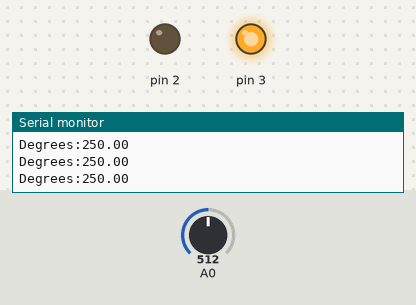
Recording of a sketch running on a simulated Arduino Uno, built with avr-gcc and run on an emulated ATmega328P. Shown: output pins drawn as LEDs (lit = HIGH), the last lines printed to the serial monitor. Inputs (shaded band) come from the test bench; at power-on: A0 = 512.

Above: at 1.3 s.
1.4 s: A0 set to 79
2.9 s: A0 set to 68
At 3.4 s:
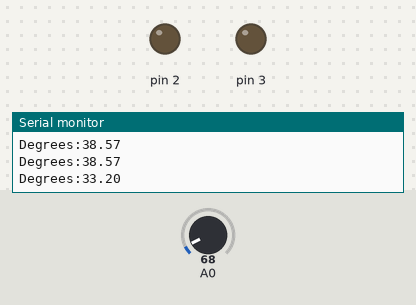
4.5 s: A0 set to 122
At 5.7 s:
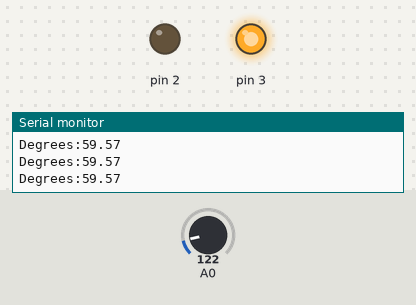
6.0 s: A0 set to 25
At 7.0 s:
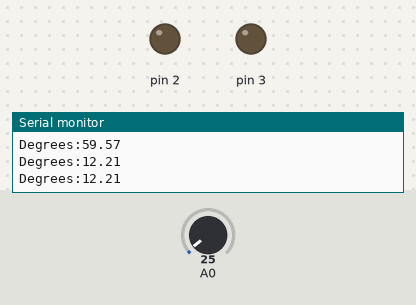
Timing chart, 0 to 8.5 s (numbered marks = the images above; inputs shaded):
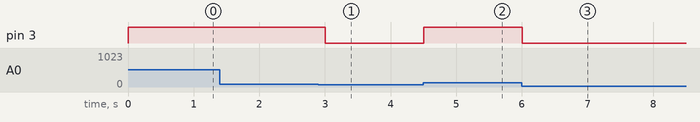

Measured:
- the behaviour switches between 72 and 71 on A0 (found by bisection; images 0 and 1)
- after the input at 2.9 s, pin 3: HIGH → LOW after 0.10 s
- after the input at 4.5 s, pin 3: LOW → HIGH at once
- after the input at 6.0 s, pin 3: HIGH → LOW at once

The sketch:

Temp.ino
```cpp
void setup(){

  pinMode(2,OUTPUT);
  pinMode(3,OUTPUT);
  Serial.begin(9600);

}
void loop(){


  float x,temp;
  x=analogRead(A0);
  //Serial.println(x);
  x=(x*500)/1024.0;
  Serial.print("Degrees:");
  Serial.println(abs(x));

  if(abs(x)>=35){
    digitalWrite(3,HIGH);
  }
  else{
  digitalWrite(3,LOW);
  }

  delay(500);

}
```
